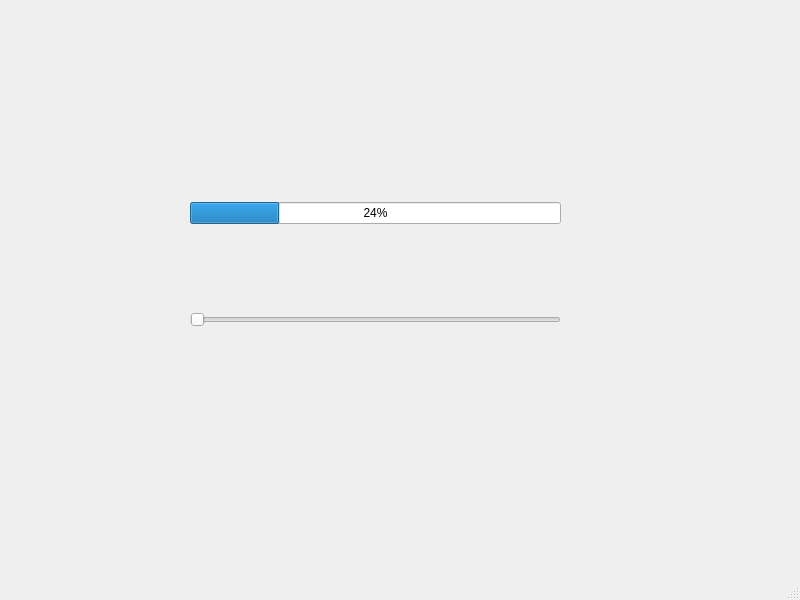
<?xml version="1.0" encoding="UTF-8"?>
<ui version="4.0">
 <class>MainWindow</class>
 <widget class="QMainWindow" name="MainWindow">
  <property name="geometry">
   <rect>
    <x>0</x>
    <y>0</y>
    <width>800</width>
    <height>600</height>
   </rect>
  </property>
  <property name="windowTitle">
   <string>MainWindow</string>
  </property>
  <widget class="QWidget" name="centralwidget">
   <widget class="QWidget" name="">
    <property name="geometry">
     <rect>
      <x>190</x>
      <y>120</y>
      <width>371</width>
      <height>291</height>
     </rect>
    </property>
    <layout class="QVBoxLayout" name="verticalLayout">
     <item>
      <widget class="QProgressBar" name="progressBar">
       <property name="value">
        <number>24</number>
       </property>
      </widget>
     </item>
     <item>
      <widget class="QSlider" name="horizontalSlider">
       <property name="orientation">
        <enum>Qt::Horizontal</enum>
       </property>
      </widget>
     </item>
    </layout>
   </widget>
  </widget>
  <widget class="QMenuBar" name="menubar">
   <property name="geometry">
    <rect>
     <x>0</x>
     <y>0</y>
     <width>800</width>
     <height>26</height>
    </rect>
   </property>
  </widget>
  <widget class="QStatusBar" name="statusbar"/>
 </widget>
 <resources/>
 <connections>
  <connection>
   <sender>horizontalSlider</sender>
   <signal>valueChanged(int)</signal>
   <receiver>progressBar</receiver>
   <slot>setValue(int)</slot>
   <hints>
    <hint type="sourcelabel">
     <x>322</x>
     <y>376</y>
    </hint>
    <hint type="destinationlabel">
     <x>324</x>
     <y>289</y>
    </hint>
   </hints>
  </connection>
 </connections>
</ui>
